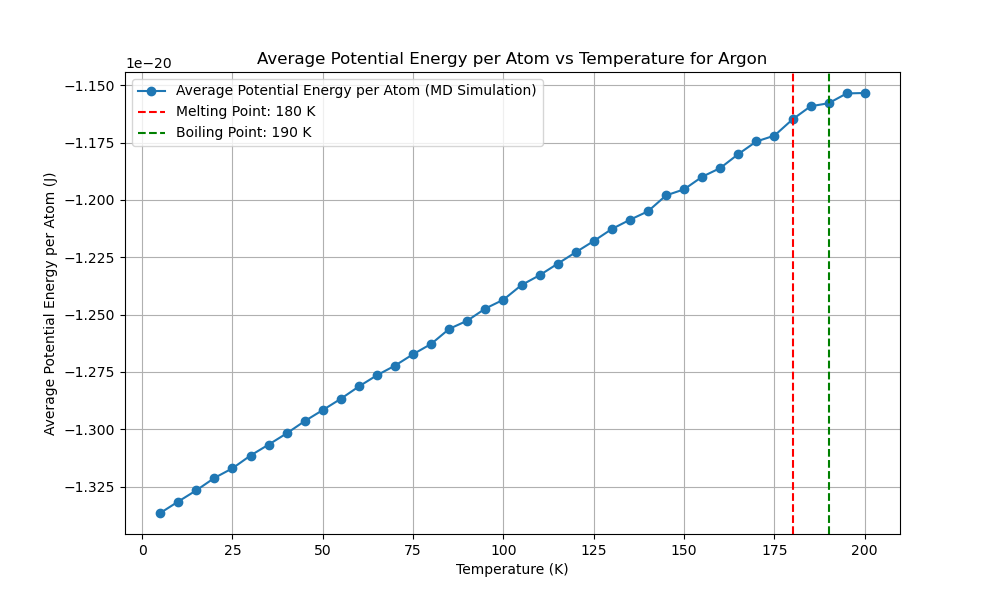

Write Python code to recreate this figure.
import numpy as np
import matplotlib.pyplot as plt
from scipy.optimize import minimize
from multiprocessing import Pool
import time
from reportlab.lib.pagesizes import letter
from reportlab.pdfgen import canvas
from tqdm import tqdm
from numba import njit, prange
import logging
import os

# Get the directory of the current script
script_dir = os.path.dirname(os.path.abspath(__file__))
script_base_name = os.path.splitext(os.path.basename(__file__))[0]

# Set up logging with the script's base name and directory
log_file_path = os.path.join(script_dir, f'{script_base_name}.log')
logging.basicConfig(filename=log_file_path, 
            level=logging.INFO, format='%(asctime)s:%(levelname)s:%(message)s')

EPSILON = 1.654017502e-21  
SIGMA = 3.405e-10  
MASS = 6.63e-26  
K_B = 1.38e-23 

def create_fcc_lattice(a, n):
    """Create an FCC lattice."""
    base = np.array([[0, 0, 0],
                     [0.5, 0.5, 0], [0.5, 0, 0.5], [0, 0.5, 0.5]])
    positions = np.zeros((n**3 * 4, 3))
    index = 0
    for x in range(n):
        for y in range(n):
            for z in range(n):
                offset = np.array([x, y, z])
                for b in base:
                    positions[index] = (offset + b) * a
                    index += 1
    return positions

@njit
def lennard_jones(r2):
    """Calculate the Lennard-Jones potential and force."""
    r6 = (SIGMA ** 2 / r2) ** 3
    r12 = r6 ** 2
    potential = 4 * EPSILON * (r12 - r6)
    force = 24 * EPSILON * (2 * r12 - r6) / r2
    return potential, force

@njit
def apply_pbc(position, box_length):
    """Apply periodic boundary conditions."""
    return position - box_length * np.round(position / box_length)

@njit
def custom_norm(arr, axis=1):
    """Compute the norm along a specified axis."""
    if axis == 1:
        return np.sqrt(np.sum(arr**2, axis=1))
    elif axis == 0:
        return np.sqrt(np.sum(arr**2, axis=0))
    else:
        raise ValueError("Invalid axis")

@njit(parallel=True)
def compute_forces(positions, box_length):
    """Compute forces using Lennard-Jones potential with PBC."""
    N = len(positions)
    forces = np.zeros_like(positions)
    potential_energy = 0.0

    for i in prange(N):
        for j in range(i + 1, N):
            r_vec = apply_pbc(positions[i] - positions[j], box_length)
            r2 = np.dot(r_vec, r_vec)
            if r2 < (3 * SIGMA) ** 2:
                potential, force = lennard_jones(r2)
                f = force * r_vec
                forces[i] += f
                forces[j] -= f
                potential_energy += potential
                
    return forces, potential_energy

@njit
def velocity_verlet_adaptive(positions,
            velocities, forces, dt, box_length, max_force_threshold=1e-12):
    """Velocity-Verlet integration with adaptive time step."""
    new_positions = positions + velocities * dt + 0.5 * forces * dt**2 / MASS
    new_positions = apply_pbc(new_positions, box_length)
    new_forces, _ = compute_forces(new_positions, box_length)
    max_force = np.max(custom_norm(new_forces, axis=1))
    
    if max_force > max_force_threshold:
        dt = max(0.9 * dt * (max_force_threshold / max_force)**0.5, 1e-16)
    
    new_velocities = velocities + 0.5 * (forces + new_forces) * dt / MASS
    return new_positions, new_velocities, new_forces, dt

@njit
def standard_verlet_adaptive(positions,
    velocities, forces, dt, box_length, max_force_threshold=1e-12):
    """Standard Verlet integration with adaptive time step."""
    new_positions = positions + velocities * dt + 0.5 * forces * dt**2 / MASS
    new_positions = apply_pbc(new_positions, box_length)
    new_forces, _ = compute_forces(new_positions, box_length)
    max_force = np.max(custom_norm(new_forces, axis=1))

    if max_force > max_force_threshold:
        dt = max(0.9 * dt * (max_force_threshold / max_force)**0.5, 1e-16)

    new_velocities = velocities + new_forces * dt / MASS
    return new_positions, new_velocities, new_forces, dt

@njit
def leapfrog_verlet_adaptive(positions,
    velocities, forces, dt, box_length, max_force_threshold=1e-12):
    """Leapfrog Verlet integration with adaptive time step."""
    half_dt = 0.5 * dt
    velocities_half = velocities + forces * half_dt / MASS
    new_positions = positions + velocities_half * dt
    new_positions = apply_pbc(new_positions, box_length)
    new_forces, _ = compute_forces(new_positions, box_length)
    max_force = np.max(custom_norm(new_forces, axis=1))

    if max_force > max_force_threshold:
        dt = max(0.9 * dt * (max_force_threshold / max_force)**0.5, 1e-16)

    new_velocities = velocities_half + new_forces * half_dt / MASS
    return new_positions, new_velocities, new_forces, dt

def adaptive_equilibration(positions, velocities, forces, dt, box_length,
                           verlet_algorithm, initial_equilibration_window=500,
                           initial_threshold=1e-21, min_threshold=1e-23,
                           max_threshold=1e-19, max_steps=10000):
    """Perform adaptive equilibration with dynamic threshold and window adjustment."""
    equilibration_steps = 0
    recent_potential_energies = []
    forces, _ = compute_forces(positions, box_length)
    threshold = initial_threshold
    equilibration_window = initial_equilibration_window
    with tqdm(total=equilibration_window, desc="Equilibration") as pbar:
        while equilibration_steps < max_steps:
            positions, velocities, forces, dt = verlet_algorithm(positions,
                velocities, forces, dt, box_length)
            _, potential_energy = compute_forces(positions, box_length)
            recent_potential_energies.append(potential_energy)
            if len(recent_potential_energies) > equilibration_window:
                recent_potential_energies.pop(0)
                mean_potential_energy = np.mean(recent_potential_energies)
                std_potential_energy = np.std(recent_potential_energies)
                logging.info(f"((len(recent_p_energies) > equiwindow)) STD: {std_potential_energy:.5e}, MEAN: {mean_potential_energy:.5e}")

                # Dynamically adjust the threshold based on the standard deviation
                if std_potential_energy > threshold:
                    threshold = min(threshold * 1.2, max_threshold)
                    equilibration_window = int(equilibration_window * 1.2)
                    logging.info(f"((std_potential_energy > threshold)) threshold: {threshold:.5e}, MEAN: {mean_potential_energy:.5e}")
                else:
                    threshold = max(threshold * 0.8, min_threshold)
                    logging.info(f"((std_potential_energy < threshold)) threshold: {threshold:.5e}, MEAN: {mean_potential_energy:.5e}")

                if std_potential_energy < threshold and np.abs(potential_energy - mean_potential_energy) < threshold:
                    logging.info(f"Equilibration completed in {equilibration_steps} steps with dt={dt:.2e}")
                    break
                pbar.update(1)
            equilibration_steps += 1
            if equilibration_steps % 1000 == 0:
                logging.info(f"Step {equilibration_steps}: Potential Energy = {potential_energy:.5e}, dt = {dt:.2e}")
    return positions, velocities, forces, dt, equilibration_steps



def run_md_for_temperature(T, seed, verlet_algorithm,
                           dt, sampling_steps=60000):
    """Run MD simulation for a single temperature using the specified Verlet algorithm."""
    np.random.seed(seed)
    a = 5.26e-10  # Initial guess for the lattice parameter
    n = 3  # Number of unit cells in each dimension
    positions = create_fcc_lattice(a, n)
    box_length = n * a  # Length of the simulation box
    N = len(positions)
    
    # Initialize velocities for 5K
    velocities = np.random.randn(N, 3) * np.sqrt(K_B * 5 / MASS)
    forces, _ = compute_forces(positions, box_length)

    # Rescale velocities to the desired temperature
    current_temperature = np.sum(MASS * np.sum(velocities**2, axis=1)) / (3 * N * K_B)
    scale_factor = np.sqrt(T / current_temperature)
    velocities *= scale_factor

    # Adaptive equilibration
    positions, velocities, forces, dt, equilibration_steps = adaptive_equilibration(
        positions, velocities, forces,
        dt, box_length, verlet_algorithm)

    logging.info(f"Equilibration steps: {equilibration_steps}")

    print(f"Equilibration steps: {equilibration_steps}")

    potential_energy = 0
    initial_total_energy = 0
    count = 0
    total_energy_drift = 0

    with tqdm(total=sampling_steps, desc="Progress") as pbar:
        potential_energy = 0
        count = 0
        total_energy_drift = 0
        initial_total_energy = None
    
        for step in range(sampling_steps):
            positions, velocities, forces, dt = verlet_algorithm(
                positions, velocities, forces, dt, box_length
            )
            kinetic_energy = 0.5 * MASS * np.sum(velocities**2)
            _, potential_energy_step = compute_forces(positions, box_length)
            total_energy = kinetic_energy + potential_energy_step
            potential_energy += potential_energy_step
    
            if step == 0:
                initial_total_energy = total_energy
    
            total_energy_drift += abs(total_energy - initial_total_energy)
            count += 1
            pbar.update(1)
            if step % 1000 == 0:
                logging.info(f"Step {step}: Kinetic Energy = {kinetic_energy:.5e}, Potential Energy = {potential_energy_step:.5e}, Total Energy = {total_energy:.5e}")
        
        average_potential_energy = potential_energy / count / N  
        energy_drift = total_energy_drift / count
    
    return dt, average_potential_energy, energy_drift

def potential_energy_for_lattice(a):
    """Calculate potential energy for a given lattice parameter."""
    positions = create_fcc_lattice(a, 3)
    box_length = 3 * a
    _, potential_energy = compute_forces(positions, box_length)
    return potential_energy

def optimize_lattice_parameter():
    """Optimize the lattice parameter."""
    initial_guesses = np.linspace(4.5e-10, 6e-10, 1000)
    results = [minimize(potential_energy_for_lattice,
                        [guess], bounds=[(4.5e-10, 6e-10)]) for
               guess in initial_guesses]
    best_result = min(results, key=lambda x: x.fun)
    return best_result.x[0]

def test_time_steps(T, seed, verlet_algorithm,
                    time_steps, sampling_steps=60000):
    """Test different time steps."""
    with Pool(16) as pool:
        args = [(T, seed, verlet_algorithm,
                 dt, sampling_steps) for dt in time_steps]
        results = pool.starmap(run_md_for_temperature, args)
    return results

def run_preliminary_steps_parallel(temperatures, seeds,
                   verlet_algorithms, algorithm_names, 
               time_steps, preliminary_steps):
    """Run preliminary steps sequentially."""
    results = []
    for alg in verlet_algorithms:
        alg_results = []
        for T, seed, dt in zip(temperatures, seeds, time_steps):
            result = run_md_for_temperature(T, seed, alg,
                                            dt, preliminary_steps)
            alg_results.append(result)
        results.append(alg_results)
    
    potential_energies_per_algorithm = []
    energy_drifts_per_algorithm = []
    best_time_steps = []

    for i, alg_results in enumerate(results):
        if len(alg_results) == 0:
            print(f"No results for algorithm {algorithm_names[i]}")  
            logging.warning(f"No results for algorithm {algorithm_names[i]}")
            
            continue
        potential_energies = [res[1] for res in alg_results]
        energy_drifts = [res[2] for res in alg_results]
        best_time_step = time_steps[np.argmin([res[2] for res in alg_results])]
        
        potential_energies_per_algorithm.append(np.mean(potential_energies))
        energy_drifts_per_algorithm.append(np.mean(energy_drifts))
        best_time_steps.append(best_time_step)
    
    return potential_energies_per_algorithm, energy_drifts_per_algorithm, best_time_steps

def find_best_sampling_steps(T, seed, verlet_algorithm,
                time_step, sampling_step_range):
    """Find the best sampling steps."""
    results = []
    for sampling_steps in sampling_step_range:
        dt, potential_energy, energy_drift = run_md_for_temperature(T, seed,
                            verlet_algorithm, time_step, sampling_steps)
        results.append((sampling_steps, potential_energy, energy_drift))
    return results

def generate_pdf_report(melting_point, boiling_point, a_opt, temperatures, potential_energies, runtime, best_algorithm_name, best_time_step, reason):
    """Generate a PDF report."""
    script_base_name = os.path.splitext(os.path.basename(__file__))[0]
    filename = os.path.join(script_dir, f"{script_base_name}.pdf")
    plot_filename = os.path.join(script_dir, f"{script_base_name}.png")

    c = canvas.Canvas(filename, pagesize=letter)
    width, height = letter

    c.drawString(50, height - 50, "Molecular Dynamics Simulation Report")
    c.drawString(50, height - 70, f"Optimized Lattice Parameter: {a_opt:.4e} m")
    c.drawString(50, height - 90, f"Melting Point: {melting_point} K")
    c.drawString(50, height - 110, f"Boiling Point: {boiling_point} K")
    c.drawString(50, height - 130, f"Total Runtime: {runtime:.2f} seconds")
    c.drawString(50, height - 150, f"Best Verlet Algorithm: {best_algorithm_name}")
    c.drawString(50, height - 170, f"Best Time Step: {best_time_step:.2e} s")

    reason_text = f"Reason: {reason}"
    max_chars_per_line = 78
    wrapped_reason = "\n".join([reason_text[i:i + max_chars_per_line] for i in range(0, len(reason_text), max_chars_per_line)])
    text_lines = wrapped_reason.split('\n')
    for i, line in enumerate(text_lines):
        c.drawString(50, height - 190 - i * 20, line)

    # Plot and save the temperature vs potential energy graph
    plt.figure(figsize=(10, 6))
    plt.plot(temperatures, potential_energies, marker='o', linestyle='-', label='Average Potential Energy per Atom (MD Simulation)')
    plt.xlabel('Temperature (K)')
    plt.ylabel('Average Potential Energy per Atom (J)')
    plt.title('Average Potential Energy per Atom vs Temperature for Argon')
    plt.axvline(melting_point, color='r', linestyle='--', label=f'Melting Point: {melting_point} K')
    plt.axvline(boiling_point, color='g', linestyle='--', label=f'Boiling Point: {boiling_point} K')
    plt.legend()
    plt.grid(True)
    plt.savefig(plot_filename)  # Save the plot
    plt.close()

    # Ensure the image file exists before attempting to draw it
    try:
        c.drawImage(plot_filename, 50, 200, width=500, height=300)
    except FileNotFoundError:
        logging.error(f"File {plot_filename} not found. Skipping image in the PDF report.")

    c.save()

def main():
    """Main function to run the MD simulation."""
    start_time = time.time()

    a_opt = optimize_lattice_parameter()
    print(f"Optimized lattice parameter: {a_opt}")
    logging.info(f"Optimized lattice parameter: {a_opt}")

    temperatures = np.arange(5, 205, 5)
    preliminary_temperatures = np.arange(5, 205, 25)

    time_steps = [1e-16, 5e-16, 1e-15, 5e-15]


    seeds = np.random.randint(0, 10000, len(temperatures))
    preliminary_seeds = np.random.randint(0, 10000, len(preliminary_temperatures))

    verlet_algorithms = [
        velocity_verlet_adaptive,
        standard_verlet_adaptive,
        leapfrog_verlet_adaptive
    ]
    algorithm_names = [
        "Velocity-Verlet (Adaptive)",
        "Standard Verlet (Adaptive)",
        "Leapfrog Verlet (Adaptive)"
    ]

    preliminary_steps = 2000
    potential_energies_per_algorithm, energy_drifts_per_algorithm, best_time_steps = run_preliminary_steps_parallel(
        preliminary_temperatures,
        preliminary_seeds,
        verlet_algorithms,
        algorithm_names, time_steps, preliminary_steps)

    if not potential_energies_per_algorithm or not energy_drifts_per_algorithm or not best_time_steps:
        print("Error: No valid preliminary results obtained.")
        logging.error("No valid preliminary results obtained.")
        return

    best_algorithm_index = np.argmin([pe + ed for pe, ed in zip(potential_energies_per_algorithm,
                                        energy_drifts_per_algorithm)])
    best_verlet_algorithm = verlet_algorithms[best_algorithm_index]
    best_algorithm_name = algorithm_names[best_algorithm_index]
    best_time_step = best_time_steps[best_algorithm_index]
    reason = (f"Lowest average potential energy ({potential_energies_per_algorithm[best_algorithm_index]:.2e} J) "
              f"and minimal energy drift ({energy_drifts_per_algorithm[best_algorithm_index]:.2e} J) "
              f"during preliminary simulation.")
    print(f"Best Verlet algorithm: {best_algorithm_name}")
    print(f"Best time step: {best_time_step}")

    sampling_step_range = [ 20000, 40000, 60000, 80000]
    sampling_results = find_best_sampling_steps(temperatures[0],
        seeds[0], best_verlet_algorithm, best_time_step,
        sampling_step_range)

    for sampling_steps, potential_energy, energy_drift in sampling_results:
        print(f"Sampling steps: {sampling_steps}, Potential energy: {potential_energy:.2e} J, Energy drift: {energy_drift:.2e} J")
        logging.info(f"Sampling steps: {sampling_steps}, Potential energy: {potential_energy:.2e} J, Energy drift: {energy_drift:.2e} J")

    best_sampling_steps = min(sampling_results, key=lambda x: x[2])[0]
    print(f"Best sampling steps: {best_sampling_steps}")
    logging.info(f"Best sampling steps: {best_sampling_steps}")

    with Pool(16) as pool:
        results = pool.starmap(run_md_for_temperature, [(T, seed,
                             best_verlet_algorithm, best_time_step,
                 best_sampling_steps) for T, seed in zip(temperatures, seeds)])

    dts, potential_energies, energy_drifts = zip(*results)

    end_time = time.time()
    runtime = end_time - start_time
    print(f"Runtime: {runtime:.2f} seconds")

    first_derivative = np.gradient(potential_energies, temperatures)
    second_derivative = np.gradient(first_derivative, temperatures)

    plt.figure(figsize=(10, 6))
    plt.plot(temperatures, potential_energies, marker='o', linestyle='-',
         label='Average Potential Energy (MD Simulation)')
    plt.xlabel('Temperature (K)')
    plt.ylabel('Average Potential Energy (J)')
    plt.title('Average Potential Energy vs Temperature for Argon')
    plt.legend()
    plt.grid(True)

    melting_point = temperatures[np.argmax(first_derivative)]

    post_melting_temperatures = temperatures[temperatures > melting_point]
    post_melting_second_derivative = second_derivative[temperatures > melting_point]

    if post_melting_temperatures.size > 0 and post_melting_second_derivative.size > 0:
        boiling_point = post_melting_temperatures[np.argmax(post_melting_second_derivative)]
    else:
        boiling_point = None
        logging.warning("No boiling point found due to empty post-melting temperature or second derivative.")

    plt.axvline(melting_point, color='r', linestyle='--',
                label=f'Melting Point: {melting_point} K')
    if boiling_point:
        plt.axvline(boiling_point, color='g', linestyle='--',
                    label=f'Boiling Point: {boiling_point} K')
    plt.legend()
    plt.show()

    generate_pdf_report(melting_point, boiling_point,
            a_opt, temperatures, potential_energies, runtime,
            best_algorithm_name, best_time_step, reason)

if __name__ == "__main__":
    main()
